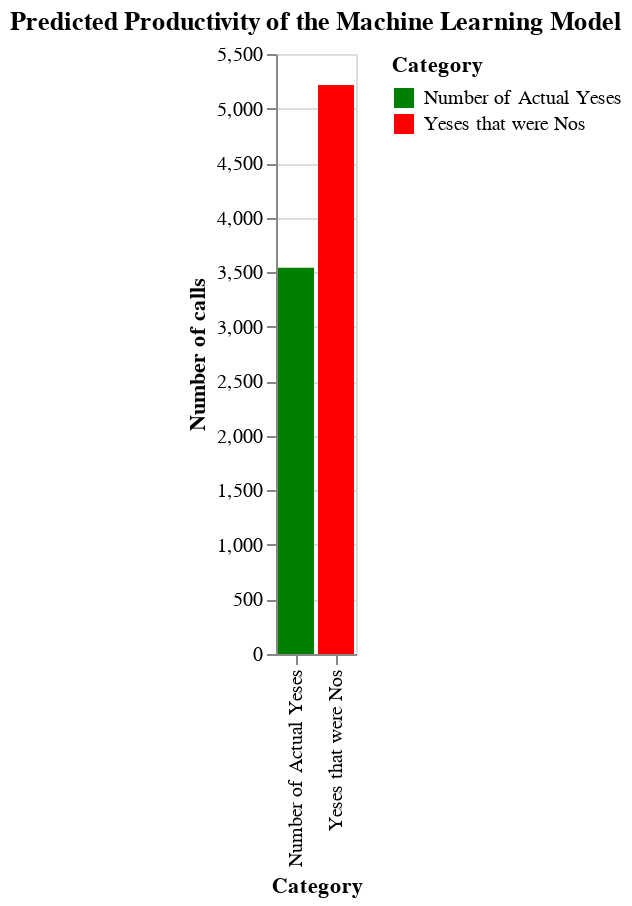

Here is the notebook cell this chart was saved with:
### Code cell
Total = ((10/63)*no*call_cost) + ((53/63)*yes*call_cost + (53/63)*yes*positive_call_benefit)

Earned = ((53/63)*yes*call_cost + (53/63)*yes*positive_call_benefit)

Loss = (no*call_cost) * (10/63)

counts = [Total,Earned,Loss]
labels = ['Total', 'Earned','Loss']

yes = df.query('y == "yes"').shape[0]
no = df.query('y == "no"').shape[0]

# Create a DataFrame for the data
data = pd.DataFrame({
    'Category': ['Number of Actual Yeses', 'Yeses that were Nos'],
    'Count': [yes*(53/63), (10/63)*no]
})

# Create a bar chart using Altair
chart = alt.Chart(data).mark_bar().encode(
    x='Category:N',
    y=alt.Y('Count:Q', title='Number of calls'),
    color=alt.Color('Category:N', scale=alt.Scale(domain=['Number of Actual Yeses', 'Yeses that were Nos'], range=['green', 'red']))
).properties(
    title='Predicted Productivity of the Machine Learning Model'
)

data = pd.DataFrame({
    'Response': labels,
    'Count': counts
})

# Chart showing the total earnings by calling all users
chart2 = alt.Chart(data).mark_bar().encode(
    x=alt.X('Response:N', title='Money type'),
    y=alt.Y('Count:Q', title='Money made/Lost'),
    color=alt.Color('Response:N', scale=alt.Scale(domain=['Total', 'Earned', 'Loss'], range=['blue', 'green', 'red']))
).properties(
    title='Your Profits'
)

chart

### Figure 1 — Vega-Lite specification as saved in the notebook (floating-point values rounded to 4 significant figures)
{"config": {"view": {"continuousWidth": 400, "continuousHeight": 300}}, "data": {"name": "data-9bc21da8d0742f3e056cdf221ebfebd0"}, "mark": "bar", "encoding": {"color": {"field": "Category", "scale": {"domain": ["Number of Actual Yeses", "Yeses that were Nos"], "range": ["green", "red"]}, "type": "nominal"}, "x": {"field": "Category", "type": "nominal"}, "y": {"field": "Count", "title": "Number of calls", "type": "quantitative"}}, "title": "Predicted Productivity of the Machine Learning Model", "$schema": "https://vega.github.io/schema/vega-lite/v4.17.0.json", "datasets": {"data-9bc21da8d0742f3e056cdf221ebfebd0": [{"Category": "Number of Actual Yeses", "Count": 3540.0}, {"Category": "Yeses that were Nos", "Count": 5216.0}]}}
